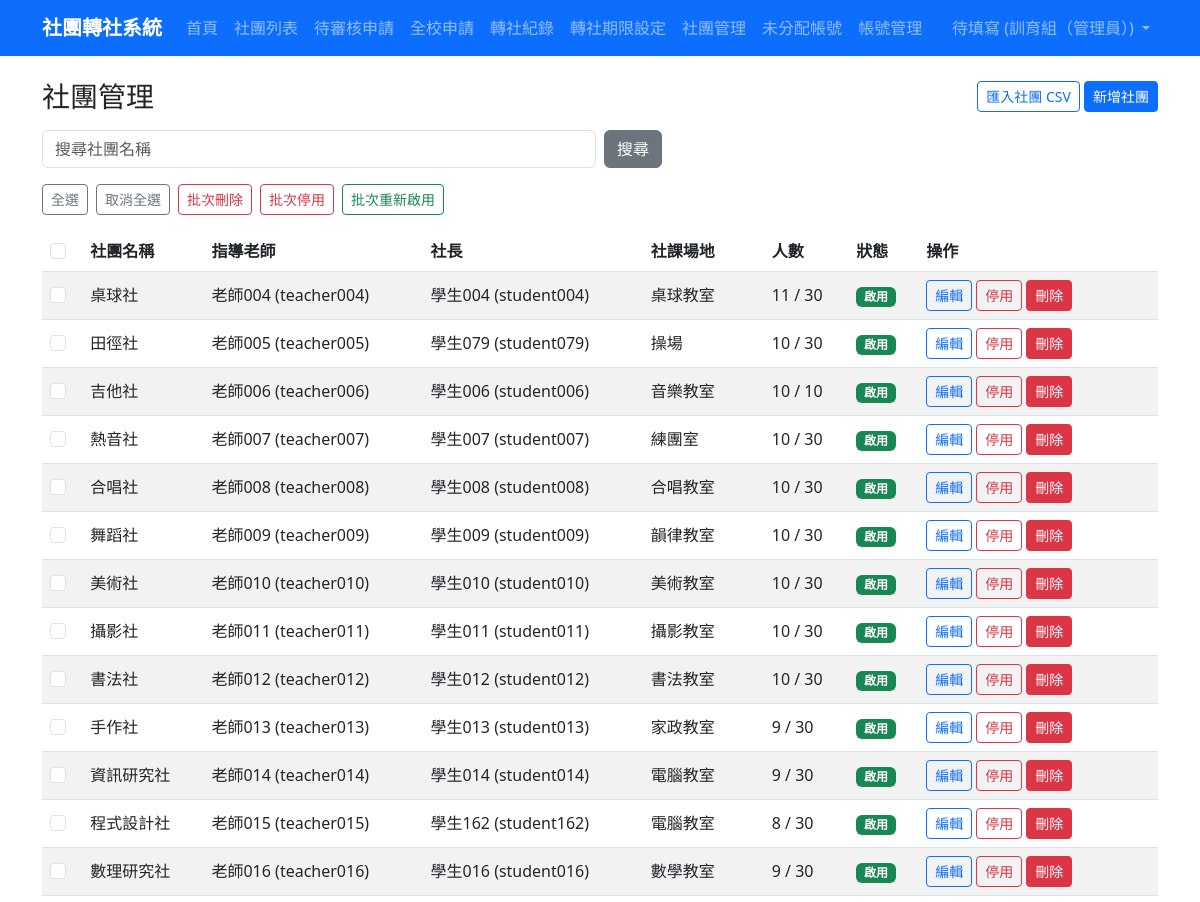
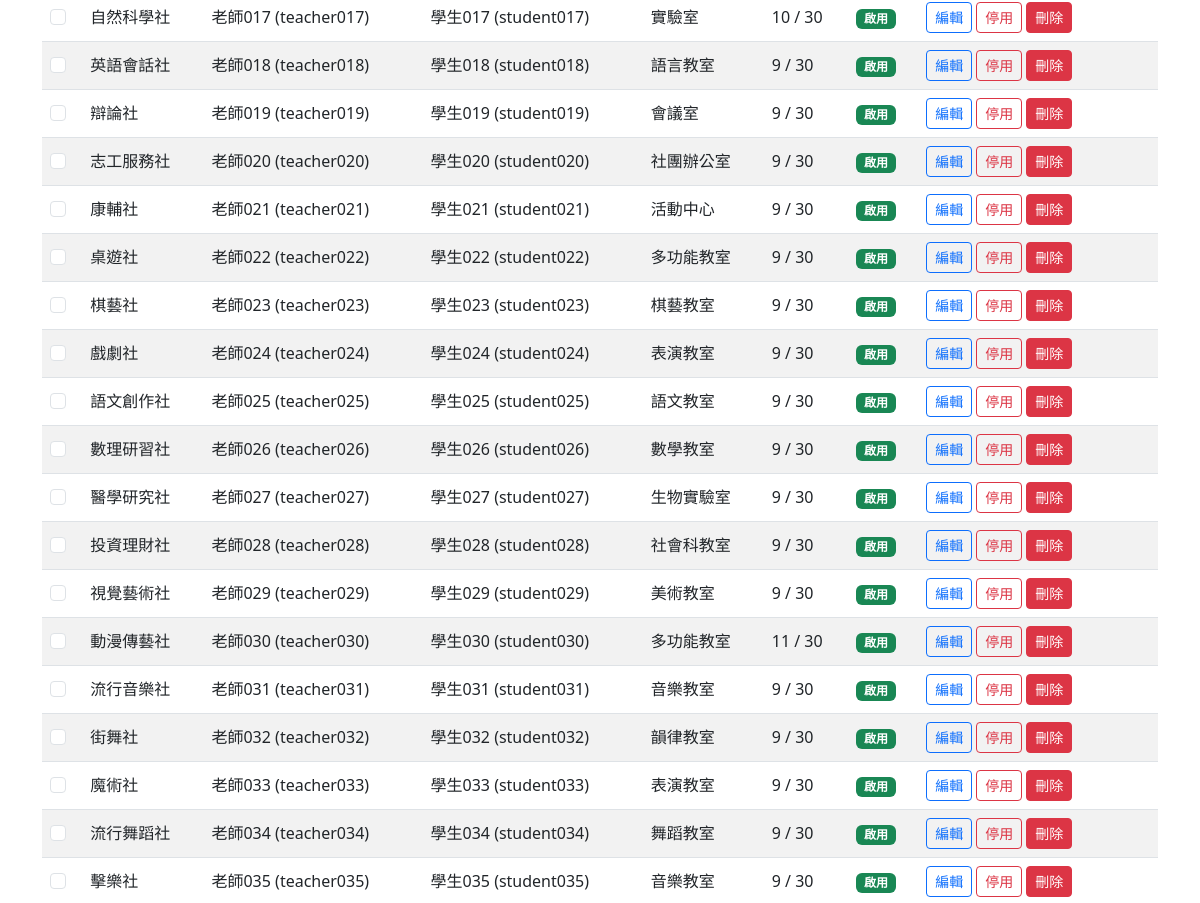
The page /admin-panel/clubs/ (signed in, upper part) on the database as committed earlier (2 pictures, top to bottom).
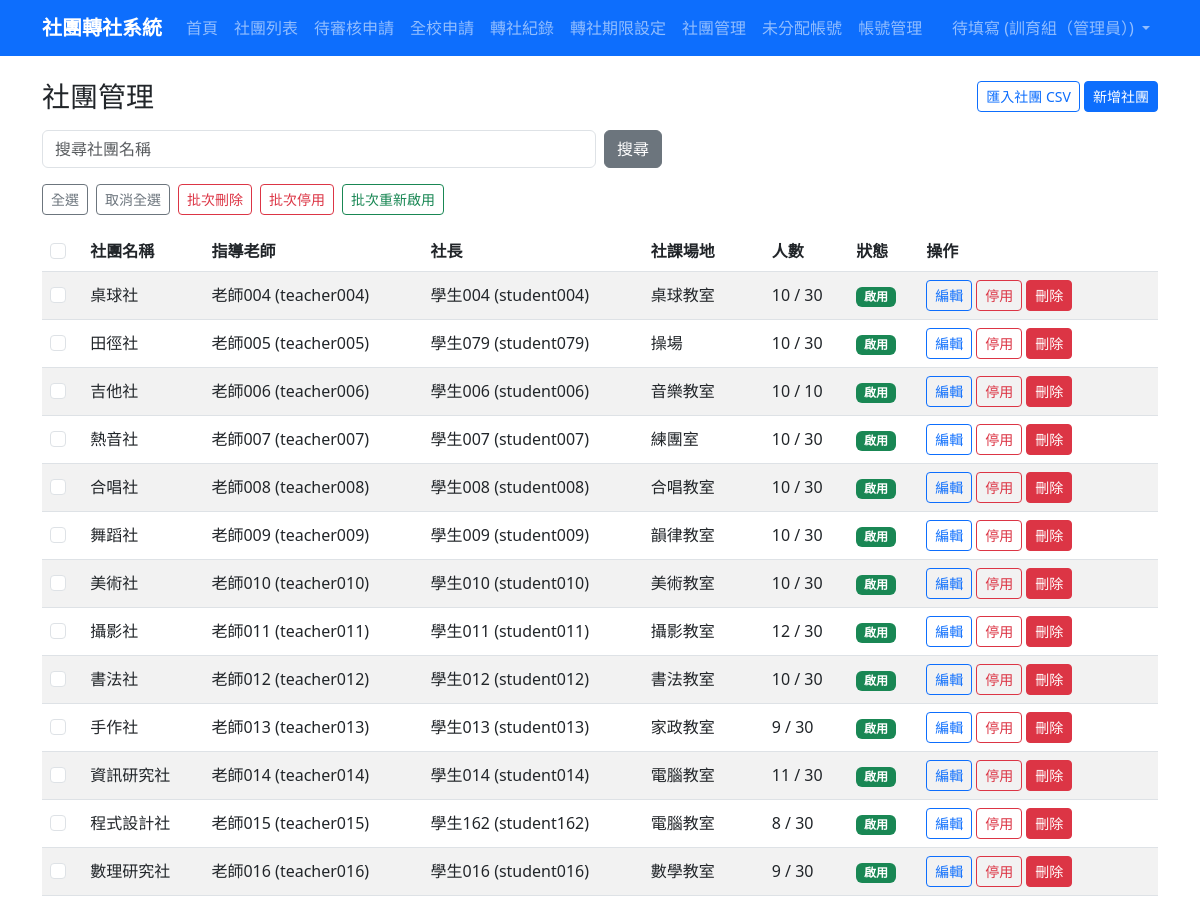
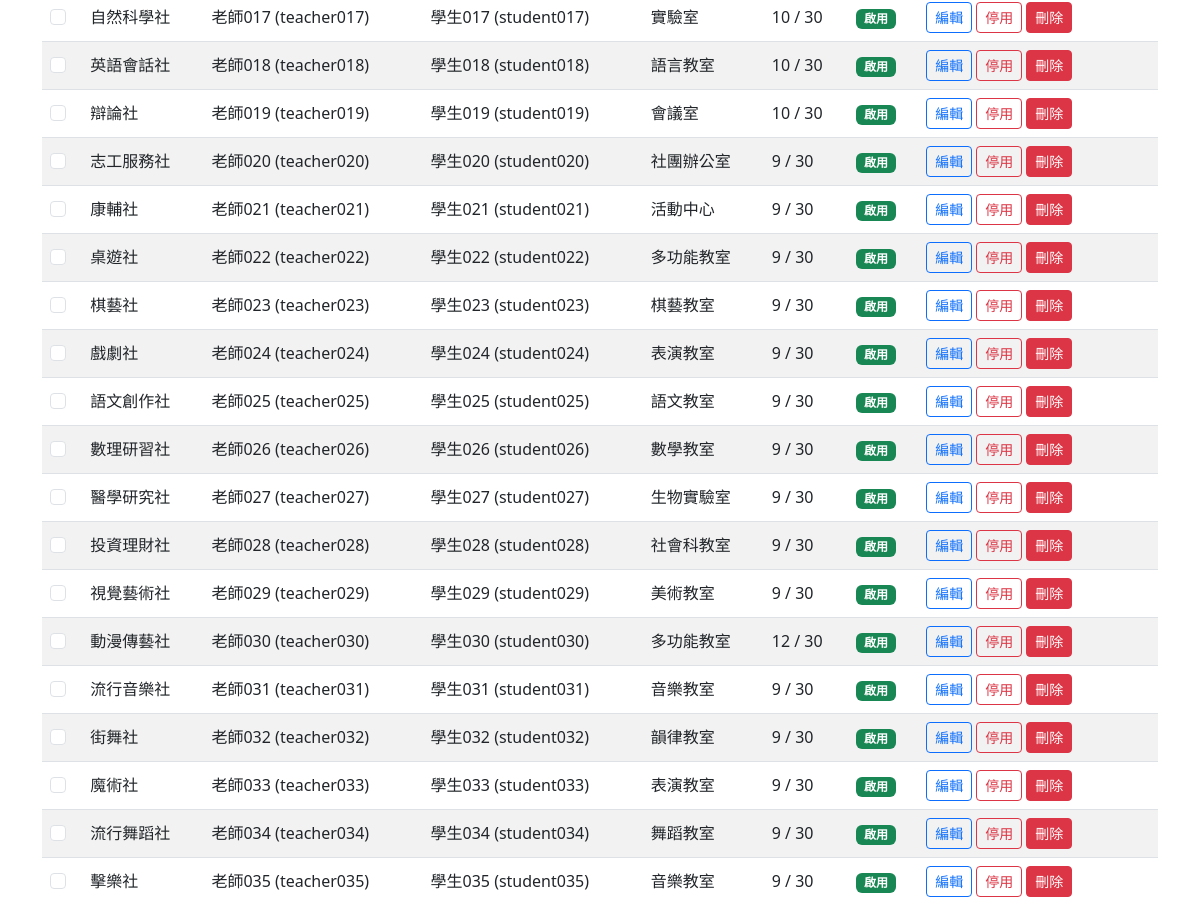
The same page on the database as committed later (2 pictures, top to bottom).
### clubs/models.py (models this page shows, shortened)
class Club(models.Model):
    CATEGORY_CHOICES = [
        ('academic', '學術類'),
        ('arts', '藝文類'),
        ('performance', '藝能類'),
        ('recreation', '康輔類'),
        ('sports', '體育類'),
    ]
    code = models.CharField(max_length=10, unique=True, null=True, blank=True, verbose_name='社團代號')
    name = models.CharField(max_length=100, verbose_name='社團名稱')
    teacher = models.CharField(max_length=50, default='', verbose_name='指導老師')
    president = models.CharField(max_length=50, default='', verbose_name='社長')
    location = models.CharField(max_length=100, blank=True, verbose_name='社課場地')
    category = models.CharField(max_length=20, choices=CATEGORY_CHOICES, blank=True, verbose_name='類別')
    description = models.TextField(blank=True, verbose_name='社團描述')
    max_members = models.PositiveIntegerField(default=30, verbose_name='人數上限')
    current_members = models.PositiveIntegerField(default=0, verbose_name='現有人數')
    is_active = models.BooleanField(default=True, verbose_name='啟用中')
    created_at = models.DateTimeField(auto_now_add=True, verbose_name='建立時間')
    updated_at = models.DateTimeField(auto_now=True, verbose_name='更新時間')
    class Meta:
        verbose_name = '社團'
        verbose_name_plural = '社團'
        ordering = ['name']

### accounts/views.py (the view)
# urls.py: path('admin-panel/clubs/', views.ClubAdminListView.as_view(), name='club_admin_list'),
class ClubAdminListView(LoginRequiredMixin, AdminRequiredMixin, ListView):
    model = Club
    template_name = 'accounts/club_admin_list.html'
    context_object_name = 'clubs'
    paginate_by = 50
    def get_queryset(self):
        queryset = Club.objects.all().order_by('-is_active', 'code', 'name')
        query = self.request.GET.get('q', '').strip()
        if query:
            queryset = queryset.filter(name__icontains=query)
        return queryset
    def get_context_data(self, **kwargs):
        context = super().get_context_data(**kwargs)
        context['q'] = self.request.GET.get('q', '').strip()
        context['club_name_options'] = Club.objects.order_by('name').values_list('name', flat=True)
        return context

### accounts/permissions.py (called while the page is built)
def is_training_admin(user):
    return bool(
        user
        and user.is_authenticated
        and (user.is_superuser or getattr(user, 'role', None) == 'admin')
    )

def can_review_transfer_requests(user):
    return (
        is_training_admin(user)
        or is_actual_club_president(user)
        or is_assigned_club_teacher(user)
    )

### accounts/templatetags/account_extras.py (called while the page is built)
@register.filter
def display_role(user):
    if getattr(user, 'role', None) == 'president' and not user_is_club_president(user, user.club):
        return '學生'
    return user.get_role_display()

@register.filter
def can_review_transfers(user):
    return can_review_transfer_requests(user)

### accounts/views.py (called while the page is built)
    def test_func(self):
        user = self.request.user
        return user.is_authenticated and (
            user.is_superuser or getattr(user, 'role', None) == 'admin'
        )

### transfers/models.py (called while the page is built)
    @classmethod
    def get_current(cls):
        return cls.objects.order_by('-updated_at', '-pk').first()

    def is_open(self, today=None):
        if self.is_paused:
            return False
        today = today or timezone.localdate()
        return self.start_date <= today <= self.end_date

### templates/accounts/club_admin_list.html (shortened to what this page needs)
{% extends "base.html" %}
{% block content %}
<div class="d-flex justify-content-between align-items-center mb-3">
    <h1 class="h3 mb-0">社團管理</h1>
    <div>
        <a class="btn btn-outline-primary btn-sm" href="{% url 'club_admin_import' %}">匯入社團 CSV</a>
        <a class="btn btn-primary btn-sm" href="{% url 'club_admin_create' %}">新增社團</a>
    </div>
</div>
<form method="get" class="row g-2 mb-3">
    <div class="col-sm-8 col-md-6">
        <input type="search" name="q" value="{{ q }}" class="form-control" placeholder="搜尋社團名稱" list="club-name-options">
    </div>
    <div class="col-auto">
        <button type="submit" class="btn btn-secondary">搜尋</button>
    </div>
</form>
<div class="d-flex flex-wrap gap-2 mb-3">
    <button type="button" class="btn btn-outline-secondary btn-sm" id="select-all-clubs">全選</button>
    <button type="button" class="btn btn-outline-secondary btn-sm" id="clear-all-clubs">取消全選</button>
    <button type="submit" class="btn btn-outline-danger btn-sm" form="club-bulk-form" formaction="{% url 'club_admin_bulk_delete' %}">批次刪除</button>
    <button type="submit" class="btn btn-outline-danger btn-sm" form="club-bulk-form" formaction="{% url 'club_admin_bulk_deactivate' %}">批次停用</button>
    <button type="submit" class="btn btn-outline-success btn-sm" form="club-bulk-form" formaction="{% url 'club_admin_bulk_reactivate' %}">批次重新啟用</button>
</div>
<div class="table-responsive">
    <table class="table table-striped table-hover align-middle">
        <thead>
            <tr>
                <th>
                    <input type="checkbox" class="form-check-input" id="toggle-all-clubs" aria-label="全選社團">
                </th>
                <th>社團名稱</th>
                <th>指導老師</th>
                <th>社長</th>
                <th>社課場地</th>
                <th>人數</th>
                <th>狀態</th>
                <th>操作</th>
            </tr>
        </thead>
        <tbody>
            {% for club in clubs %}
                <tr>
                    <td>
                        <input type="checkbox" class="form-check-input club-checkbox" name="club_ids" value="{{ club.pk }}" form="club-bulk-form" aria-label="選取 {{ club.name }}">
                    </td>
                    <td>{{ club.name }}</td>
                    <td>{{ club.teacher|default:"-" }}</td>
                    <td>{{ club.president|default:"-" }}</td>
                    <td>{{ club.location|default:"-" }}</td>
                    <td>{{ club.current_members }} / {{ club.max_members }}</td>
                    <td>
                        {% if club.is_active %}
                            <span class="badge bg-success">啟用</span>
                        {% else %}
                            <span class="badge bg-secondary">停用</span>
                        {% endif %}
                    </td>
                    <td>
                        <div class="d-flex flex-wrap gap-1">
                            <a href="{% url 'club_admin_edit' club.pk %}" class="btn btn-sm btn-outline-primary">編輯</a>
                            {% if club.is_active %}
                                <form method="post" action="{% url 'club_admin_deactivate' club.pk %}" class="d-inline">
                                    <button type="submit" class="btn btn-sm btn-outline-danger">停用</button>
                                </form>
                            {% else %}
                                <form method="post" action="{% url 'club_admin_reactivate' club.pk %}" class="d-inline">
                                    {% csrf_token %}
                                    <button type="submit" class="btn btn-sm btn-outline-success">重新啟用</button>
                                </form>
                            {% endif %}
                            <a href="{% url 'club_admin_delete' club.pk %}" class="btn btn-sm btn-danger">刪除</a>
                        </div>
                    </td>
                </tr>
            {% empty %}
                <tr>
                    <td colspan="8" class="text-center text-muted">沒有符合條件的社團。</td>
                </tr>
            {% endfor %}
        </tbody>
    </table>
</div>
{% endblock %}

Rows that differ between the two databases and show on the page:
changed Club "桌球社": current_members "11" → "10"
changed Club "攝影社": current_members "10" → "12"
changed Club "資訊研究社": current_members "9" → "11"
changed Club "英語會話社": current_members "9" → "10"
changed Club "辯論社": current_members "9" → "10"
changed Club "動漫傳藝社": current_members "11" → "12"
